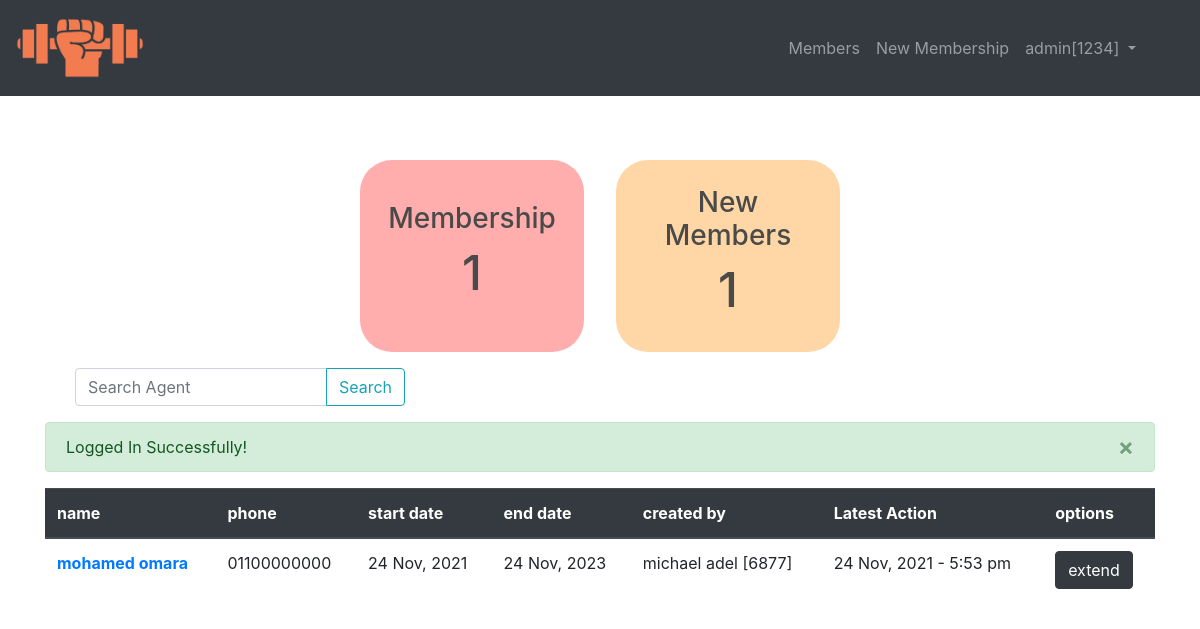
/index.php (signed in), run on the app's committed database.
### tables this page shows
CREATE TABLE `membership_info` (
  `id` int(11) NOT NULL,
  `full_name` char(40) NOT NULL,
  `phone` char(11) NOT NULL
);

### index.php (the view, shortened to what this page needs)
<?php
  require("inc/init.php");
  require_once("inc/nav.php");
  if($_SERVER['REQUEST_METHOD'] === "POST"){
      if(isset($_POST['search_membership'])){
        $search = clean($_POST['membership'],'string');
        $sql = "SELECT
                      `membership_info`.*,
                      `membership_track`.`start_date`,
                      `membership_track`.`end_date`,
                      `membership_track`.`action_id`,
                      `membership_track`.`created_at`,
                      `membership_track`.`updated_at`,
                      `users`.`full_name` AS `agent_name`,
                      `users`.`agent_code`
                  FROM
                      `membership_info`
                  INNER JOIN
                      `membership_track`
                  ON `membership_info`.`id` = `membership_track`.`member_id`
                  INNER JOIN
                      `users`
                  ON  `users`.`id` = `membership_track`.`user_id`
                  WHERE
                  `membership_track`.`status` = 1
                  AND
                  (`membership_info`.`full_name` LIKE '%{$search}%' OR
                   `membership_info`.`phone` LIKE '%{$search}%'
                  )
                  AND
                  `membership_track`.`id`
                  IN(
                  SELECT MAX(`membership_track`.`id`)
                              FROM
                          `membership_track`
                          GROUP BY
                          `membership_track`.`member_id`
                          HAVING
                          COUNT(*) >= 1 ORDER by `membership_track`.`member_id` ASC
                  )
                  ORDER BY `membership_track`.`updated_at` DESC";
      }
  }else{
        $sql = "SELECT
                      `membership_info`.*,
                      `membership_track`.`start_date`,
                      `membership_track`.`end_date`,
                      `membership_track`.`action_id`,
                      `membership_track`.`created_at`,
                      `membership_track`.`updated_at`,
                      `users`.`full_name` AS `agent_name`,
                      `users`.`agent_code`
                  FROM
                      `membership_info`
                  INNER JOIN
                      `membership_track`
                  ON `membership_info`.`id` = `membership_track`.`member_id`
                  INNER JOIN
                      `users`
                  ON  `users`.`id` = `membership_track`.`user_id`
                  WHERE
                  `membership_track`.`status` = 1
                  AND
                  `membership_track`.`id`
                  IN(
                  SELECT MAX(`membership_track`.`id`)
                              FROM
                          `membership_track`
                          GROUP BY
                          `membership_track`.`member_id`
                          HAVING
                          COUNT(*) >= 1 ORDER by `membership_track`.`member_id` ASC
                  )
                  ORDER BY `membership_track`.`updated_at` DESC";
  }
  $getMembersQuery = mysqli_query($conn,$sql);
  $countMembers      = mysqli_num_rows($getMembersQuery);
?>
 <div class="container mt-5">
   <div class="box-container">
      <div class="box">
        <h3>Membership</h3>
        <h2 class="numbers"><?=$countMembers?></h2>
      </div>
      <div class="box">
        <h3>New Members</h3>
        <h2 class="numbers"><?=countDailyNewMember()?></h2>
      </div>
   </div>
   <form class="ml-auto col-md-12" action="<?=$_SERVER['PHP_SELF'];?>" method="POST">
      <div class="input-group mb-3 col-md-4">
                 <input type="text" class="form-control" name="membership" placeholder="Search Agent" >
                <div class="input-group-append">
                <button class="btn btn-outline-info" name="search_membership" type="submit" id="button-addon2">Search</button>
                </div>
      </div>
  </form>
   <?php if( isset($_SESSION['message'])){displayMessage();}?>
 <table class="table">
      <thead class="thead-dark">
        <tr>
          <th scope="col">name</th>
          <th scope="col">phone</th>
          <th scope="col">start date </th>
          <th scope="col">end date </th>
          <th scope="col">created by </th>
          <th scope="col">Latest Action </th>
          <th scope="col">options </th>
        </tr>
      </thead>
      <tbody>
        <?php while($memberLists = mysqli_fetch_assoc($getMembersQuery)): ?>
            <tr>
              <th scope="row"><a href="membership_profile.php?id=<?=base64_encode($memberLists['id'])?>"><?=$memberLists['full_name']?></a></th>
              <td><?=$memberLists['phone']?></td>
              <td><?=date("j M, Y", strtotime($memberLists['start_date']))?></td>
              <td><?=date("j M, Y", strtotime($memberLists['end_date']))?></td>
              <td ><?=$memberLists['agent_name'] .' ['.$memberLists['agent_code']. ']'?></td>
              <td><?=date("j M, Y - g:i a", strtotime($memberLists['updated_at']))?></td>
              <td>
                <a href="extend_membership.php?id=<?=base64_encode($memberLists['id'])?>" type="button" class="btn btn-dark">extend</a>
              </td>
            </tr>
        <?php endwhile; ?>
      </tbody>
    </table>
</div>
<?php
require_once('inc/footer.php');

### index.php (style rules this page uses)
.box-container,.box-container .box { display: flex; justify-content: center; align-items: center; }
.box-container .box { flex-direction:column; }
.box-container .box:first-child { background-color:#ffadad; }
.box-container .box:nth-of-type(2) { background-color:#ffd6a5; }
.box-container .box { background: red; padding: 1rem; width: 14rem; height: 12rem; text-align: center; border-radius: 2rem; color: #4a4a4a; margin: 1rem; }
.box-container .box .numbers { font-size:3rem }

### data on the page
membership_info: full_name "mohamed omara", phone "01100000000", start_date "24 Nov, 2021", end_date "24 Nov, 2023", agent_name "michael adel", agent_code "6877", updated_at "24 Nov, 2021 - 5:53 pm"

### other printed values
$_SESSION['full_name'] "admin"
$_SESSION['agent_code'] "1234"
$countMembers "1"
countDailyNewMember() "1"
$_SESSION['message'] "Logged In Successfully! ×"
